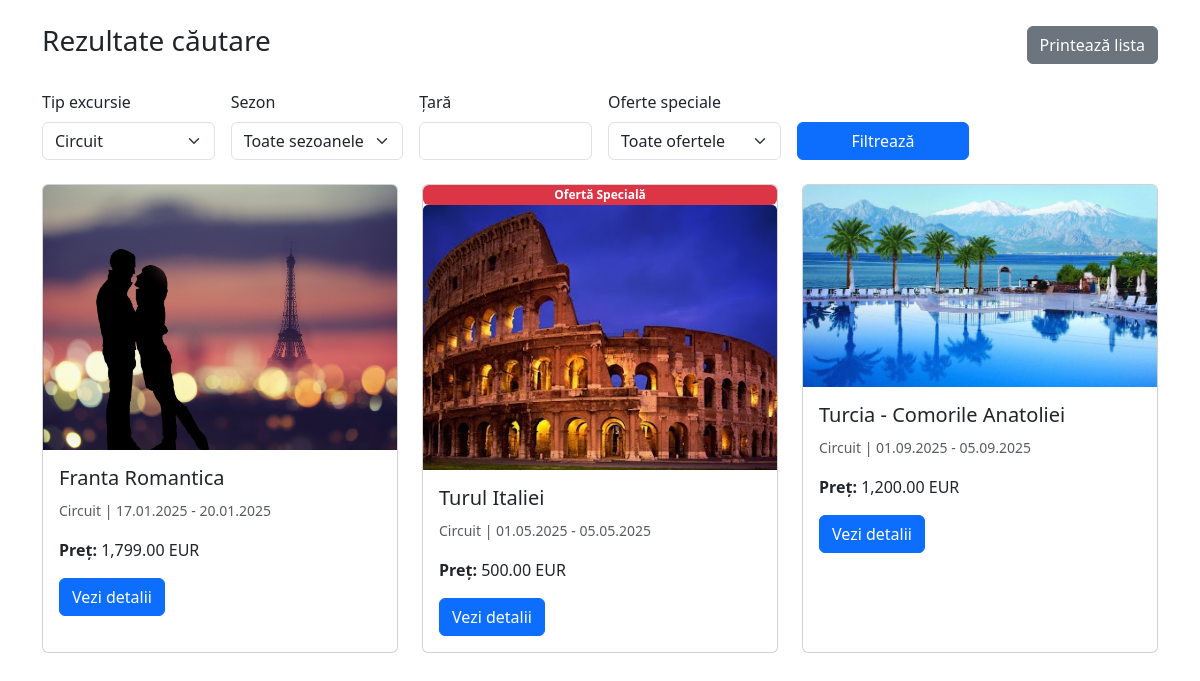
Screenshot of /lista_excursii.php?tip=Circuit with the database file from the repository.
### tables this page shows
CREATE TABLE IF NOT EXISTS `excursii` (
  `id` bigint UNSIGNED NOT NULL AUTO_INCREMENT,
  `tip` varchar(50) NOT NULL,
  `oferta_speciala` varchar(50) DEFAULT NULL,
  `tip_masa` varchar(50) DEFAULT NULL,
  `sezon_id` int DEFAULT NULL,
  `nume` varchar(200) NOT NULL,
  `descriere` text,
  `data_inceput` date NOT NULL,
  `data_sfarsit` date NOT NULL,
  `pret_cazare_per_persoana` decimal(10,2) NOT NULL,
  `creat_la` timestamp NULL DEFAULT CURRENT_TIMESTAMP,
  `poza1` varchar(255) DEFAULT NULL,
  `poza2` varchar(255) DEFAULT NULL,
  `status` enum('activ','inactiv','anulat') DEFAULT 'activ',
  `tip_cazare_id` bigint UNSIGNED NOT NULL,
  `locatie_id` bigint UNSIGNED NOT NULL,
  `numar_nopti` int NOT NULL,
  PRIMARY KEY (`id`),
  UNIQUE KEY `id` (`id`),
  KEY `idx_excursii_date_tip` (`data_inceput`,`data_sfarsit`,`tip`),
  KEY `idx_excursii_status` (`status`),
  KEY `fk_excursii_tip_cazare` (`tip_cazare_id`),
  KEY `fk_excursii_locatii` (`locatie_id`)
);

### lista_excursii.php (the view, shortened to what this page needs)
<?php
require_once 'conexiune.php';
$tip = isset($_GET['tip']) ? $_GET['tip'] : '';
$tara = isset($_GET['tara']) ? $_GET['tara'] : '';
$sql = "SELECT DISTINCT e.*, s.nume as nume_sezon
        FROM excursii e
        LEFT JOIN sezoane s ON e.sezon_id = s.id
        LEFT JOIN optiuni_transport_excursii ot ON e.id = ot.excursie_id
        WHERE 1=1";
$params = array();
$types = "";
if (!empty($tip)) {
    $sql .= " AND e.tip = ?";
    $params[] = $tip;
    $types .= "s";
}
$sql .= " ORDER BY e.data_inceput ASC";
$stmt = $conn->prepare($sql);
if (!empty($params)) {
    $stmt->bind_param($types, ...$params);
}
$stmt->execute();
$result = $stmt->get_result();
?>
<!DOCTYPE html>
<html lang="ro">
<head>
    <link href="https://cdn.jsdelivr.net/npm/bootstrap@5.3.0/dist/css/bootstrap.min.css" rel="stylesheet">
</head>
<body>
    <div class="container mt-4">
        <div class="d-flex justify-content-between align-items-center mb-4 no-print">
            <h3>Rezultate căutare</h3>
            <button onclick="window.print();" class="btn btn-secondary">
                <i class="bi bi-printer"></i> Printează lista
            </button>
        </div>
        <div class="filters mb-4">
            <form method="GET" class="row g-3">
                <div class="col-md-2">
                    <label class="form-label">Tip excursie</label>
                    <select name="tip" class="form-select">
                        <option value="Circuit" <?php echo $tip == 'Circuit' ? 'selected' : ''; ?>>Circuit</option>
                    </select>
                </div>
                <div class="col-md-2">
                    <label class="form-label">Sezon</label>
                    <select name="sezon_id" class="form-select">
                        <option value="">Toate sezoanele</option>
                    </select>
                </div>
                <div class="col-md-2">
                    <label class="form-label">Țară</label>
                    <input type="text" name="tara" class="form-control" value="<?php echo htmlspecialchars($tara); ?>">
                </div>
                <div class="col-md-2">
                    <label class="form-label">Oferte speciale</label>
                    <select name="oferta_speciala" class="form-select">
                        <option value="">Toate ofertele</option>
                    </select>
                </div>
                <div class="col-md-2 d-flex align-items-end">
                    <button type="submit" class="btn btn-primary w-100">Filtrează</button>
                </div>
            </form>
        </div>
        <div class="row row-cols-1 row-cols-md-3 g-4">
            <?php while ($excursie = $result->fetch_assoc()): ?>
            <div class="col">
                <div class="card h-100 position-relative">
                    <?php if (!empty($excursie['oferta_speciala'])): ?>
                    <div class="badge bg-danger badge-oferta-speciala">Ofertă Specială</div>
                    <?php endif; ?>
                    <?php if (!empty($excursie['poza1'])): ?>
                    <img src="uploads/<?php echo htmlspecialchars($excursie['poza1']); ?>"
                         class="card-img-top"
                         alt="<?php echo htmlspecialchars($excursie['nume']); ?>">
                    <?php endif; ?>
                    <div class="card-body">
                        <h5 class="card-title"><?php echo htmlspecialchars($excursie['nume']); ?></h5>
                        <p class="card-text">
                            <small class="text-muted">
                                <?php echo htmlspecialchars($excursie['tip']); ?> |
                                <?php echo date('d.m.Y', strtotime($excursie['data_inceput'])); ?> -
                                <?php echo date('d.m.Y', strtotime($excursie['data_sfarsit'])); ?>
                            </small>
                        </p>
                        <p class="card-text">
                            <strong>Preț:</strong> <?php echo number_format($excursie['pret_cazare_per_persoana'], 2); ?> EUR
                        </p>
                        <a href="rezervare.php?id=<?php echo $excursie['id']; ?>" class="btn btn-primary no-print">Vezi detalii</a>
                    </div>
                </div>
            </div>
            <?php endwhile; ?>
        </div>
    </div>
</body>
</html>

### rows the page displays
excursii: poza1 (picture), nume "Franta Romantica", tip "Circuit", data_inceput "17.01.2025", data_sfarsit "20.01.2025", pret_cazare_per_persoana "1,799.00"
excursii: oferta_speciala "Ofertă Specială", poza1 (picture), nume "Turul Italiei", tip "Circuit", data_inceput "01.05.2025", data_sfarsit "05.05.2025", pret_cazare_per_persoana "500.00"
excursii: poza1 (picture), nume "Turcia - Comorile Anatoliei", tip "Circuit", data_inceput "01.09.2025", data_sfarsit "05.09.2025", pret_cazare_per_persoana "1,200.00"
